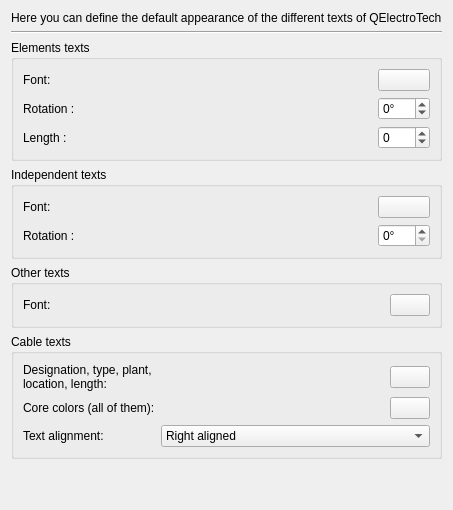
     <widget class="QWidget" name="tab">
      <attribute name="title">
       <string>texts</string>
      </attribute>
      <layout class="QVBoxLayout" name="verticalLayout_3">
       <item>
        <widget class="QLabel" name="label_15">
         <property name="text">
          <string>Here you can define the default appearance of the different texts of QElectroTech</string>
         </property>
        </widget>
       </item>
       <item>
        <widget class="Line" name="line_3">
         <property name="orientation">
          <enum>Qt::Horizontal</enum>
         </property>
        </widget>
       </item>
       <item>
        <widget class="QGroupBox" name="groupBox_6">
         <property name="title">
          <string>Elements texts</string>
         </property>
         <layout class="QGridLayout" name="gridLayout_4">
          <item row="2" column="2">
           <widget class="QSpinBox" name="m_dyn_text_width_sb">
            <property name="minimum">
             <number>-1</number>
            </property>
           </widget>
          </item>
          <item row="0" column="0">
           <widget class="QLabel" name="label_12">
            <property name="text">
             <string>Font:</string>
            </property>
           </widget>
          </item>
          <item row="1" column="2">
           <widget class="QSpinBox" name="m_dyn_text_rotation_sb">
            <property name="wrapping">
             <bool>true</bool>
            </property>
            <property name="suffix">
             <string>°</string>
            </property>
            <property name="maximum">
             <number>360</number>
            </property>
           </widget>
          </item>
          <item row="2" column="0">
           <widget class="QLabel" name="label_5">
            <property name="text">
             <string>Length :</string>
            </property>
           </widget>
          </item>
          <item row="0" column="2">
           <widget class="QPushButton" name="m_dyn_text_font_pb"/>
          </item>
          <item row="1" column="0">
           <widget class="QLabel" name="label_11">
            <property name="text">
             <string>Rotation :</string>
            </property>
           </widget>
          </item>
          <item row="0" column="1">
           <spacer name="horizontalSpacer_3">
            <property name="orientation">
             <enum>Qt::Horizontal</enum>
            </property>
            <property name="sizeHint" stdset="0">
             <size>
              <width>40</width>
              <height>20</height>
             </size>
            </property>
           </spacer>
          </item>
         </layout>
        </widget>
       </item>
       <item>
        <widget class="QGroupBox" name="groupBox_7">
         <property name="title">
          <string>Independent texts</string>
         </property>
         <layout class="QGridLayout" name="gridLayout_7">
          <item row="1" column="0">
           <widget class="QLabel" name="label_14">
            <property name="text">
             <string>Rotation :</string>
            </property>
           </widget>
          </item>
          <item row="0" column="0">
           <widget class="QLabel" name="label_13">
            <property name="text">
             <string>Font:</string>
            </property>
           </widget>
          </item>
          <item row="1" column="2">
           <widget class="QSpinBox" name="m_indi_text_rotation_sb">
            <property name="suffix">
             <string>°</string>
            </property>
            <property name="maximum">
             <number>360</number>
            </property>
           </widget>
          </item>
          <item row="0" column="2">
           <widget class="QPushButton" name="m_indi_text_font_pb">
            <property name="text">
             <string/>
            </property>
           </widget>
          </item>
          <item row="0" column="1">
           <spacer name="horizontalSpacer_7">
            <property name="orientation">
             <enum>Qt::Horizontal</enum>
            </property>
            <property name="sizeHint" stdset="0">
             <size>
              <width>40</width>
              <height>20</height>
             </size>
            </property>
           </spacer>
          </item>
         </layout>
        </widget>
       </item>
       <item>
        <widget class="QGroupBox" name="groupBox_9">
         <property name="title">
          <string>Other texts</string>
         </property>
         <layout class="QHBoxLayout" name="horizontalLayout_2">
          <item>
           <widget class="QLabel" name="label_3">
            <property name="text">
             <string>Font:</string>
            </property>
           </widget>
          </item>
          <item>
           <spacer name="horizontalSpacer_9">
            <property name="orientation">
             <enum>Qt::Horizontal</enum>
            </property>
            <property name="sizeHint" stdset="0">
             <size>
              <width>40</width>
              <height>20</height>
             </size>
            </property>
           </spacer>
          </item>
          <item>
           <widget class="QPushButton" name="m_font_pb">
            <property name="text">
             <string/>
            </property>
           </widget>
          </item>
         </layout>
        </widget>
       </item>
       <item>
        <widget class="QGroupBox" name="groupBox_cable_textes">
         <property name="title">
          <string>Cable texts</string>
         </property>
         <layout class="QGridLayout" name="gridLayout_cable_textes">
          <item row="0" column="0">
           <widget class="QLabel" name="label_cable_textes">
            <property name="text">
             <string>Designation, type, plant, location, length:</string>
            </property>
            <property name="wordWrap">
             <bool>true</bool>
            </property>
           </widget>
          </item>
          <item row="0" column="1">
           <spacer name="horizontalSpacer_cable_textes">
            <property name="orientation">
             <enum>Qt::Horizontal</enum>
            </property>
            <property name="sizeHint" stdset="0">
             <size>
              <width>40</width>
              <height>20</height>
             </size>
            </property>
           </spacer>
          </item>
          <item row="0" column="2">
           <widget class="QPushButton" name="m_cable_text_font_pb">
            <property name="toolTip">
             <string>Font of the texts written along the cable line; a cable which has its own keeps it.</string>
            </property>
            <property name="text">
             <string/>
            </property>
           </widget>
          </item>
          <item row="1" column="0">
           <widget class="QLabel" name="label_cable_core_textes">
            <property name="text">
             <string>Core colors (all of them):</string>
            </property>
            <property name="wordWrap">
             <bool>true</bool>
            </property>
           </widget>
          </item>
          <item row="1" column="1">
           <spacer name="horizontalSpacer_cable_core_textes">
            <property name="orientation">
             <enum>Qt::Horizontal</enum>
            </property>
            <property name="sizeHint" stdset="0">
             <size>
              <width>40</width>
              <height>20</height>
             </size>
            </property>
           </spacer>
          </item>
          <item row="1" column="2">
           <widget class="QPushButton" name="m_cable_core_font_pb">
            <property name="toolTip">
             <string>Font of the core colors written along the line; a cable which has its own keeps it.</string>
            </property>
            <property name="text">
             <string/>
            </property>
           </widget>
          </item>
          <item row="2" column="0">
           <widget class="QLabel" name="label_cable_align">
            <property name="text">
             <string>Text alignment:</string>
            </property>
            <property name="wordWrap">
             <bool>true</bool>
            </property>
           </widget>
          </item>
          <item row="2" column="1" colspan="2">
           <widget class="QComboBox" name="m_cable_align_cb">
            <property name="toolTip">
             <string>Where the texts of a cable stop relative to the start of its line; a cable which has its own keeps it.</string>
            </property>
            <item>
             <property name="text">
              <string>Right aligned</string>
             </property>
            </item>
            <item>
             <property name="text">
              <string>Centred</string>
             </property>
            </item>
            <item>
             <property name="text">
              <string>Left aligned</string>
             </property>
            </item>
           </widget>
          </item>
         </layout>
        </widget>
       </item>
       <item>
        <spacer name="verticalSpacer_4">
         <property name="orientation">
          <enum>Qt::Vertical</enum>
         </property>
         <property name="sizeHint" stdset="0">
          <size>
           <width>20</width>
           <height>40</height>
          </size>
         </property>
        </spacer>
       </item>
      </layout>
     </widget>
